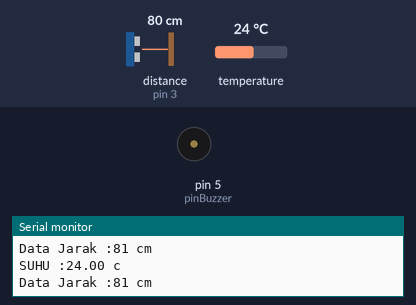
This sketch was run on a simulated Arduino Uno, built with avr-gcc and run on an emulated ATmega328P. Shown: buzzer (waves = sounding, pin HIGH), the last lines printed to the serial monitor. The inputs (shaded band) are chosen by the test bench; at power-on: temperature 24 °C, distance to the obstacle (sensor on pin 3) 80 cm. The echo pulse lasts 58.3 µs per cm.

Above: at 2.3 s.
2.4 s: temperature set to 29.5 °C
4.2 s: temperature set to 30.4 °C
At 5.0 s:
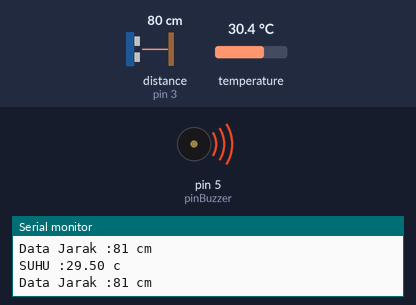
7.8 s: temperature set to 12 °C
At 8.6 s:
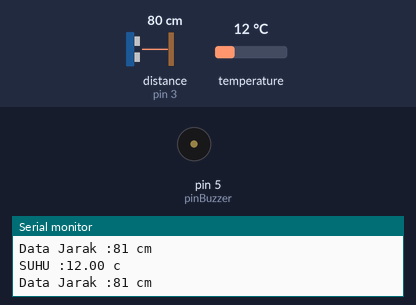
9.3 s: temperature set to 33 °C
At 11.2 s:
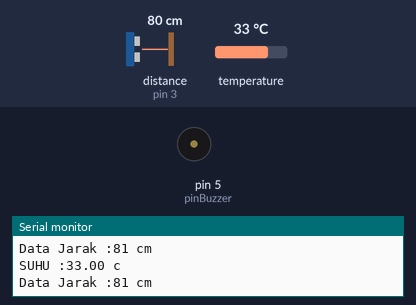
Timing chart, 0 to 13.9 s (numbered marks = the images above; inputs shaded):
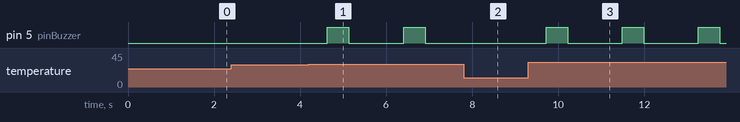

Measured:
- the behaviour switches between 29.9 and 30 °C on temperature (found by bisection; images 0 and 1)
- after the input at 4.2 s, pin 5 (pinBuzzer): alternates HIGH for 0.50 s and LOW for 1.3 s, starting after 0.44 s
- after the input at 7.8 s, pin 5 (pinBuzzer): stays LOW (without the input it goes to HIGH after 0.38 s)
- after the input at 9.3 s, pin 5 (pinBuzzer): alternates HIGH for 0.50 s and LOW for 1.3 s, starting after 0.42 s

The sketch:

6_SENSOR_ULTRASONIC.ino
```cpp
 //INISIALISASI
 #include <OneWire.h>
 #include <DallasTemperature.h>
 #include <NewPing.h>

 int sensorSuhu=2;
 OneWire oneWire(sensorSuhu);
 DallasTemperature sensors(&oneWire);
 int pinBuzzer=5;
 int triger=4;
 int echo=3;
 int batas=400;

 NewPing cm(triger,echo,batas);


void setup() {
  Serial.begin(9600);
  sensors.begin();
  pinMode(pinBuzzer,OUTPUT);
}

void loop() {

//BACA SENSOR
sensors.requestTemperatures();
float bacaSuhu=sensors.getTempCByIndex(0);
int bacaJarak=cm.ping_cm();
if(bacaSuhu >=30){
  digitalWrite(pinBuzzer,HIGH);
  delay(500);
  digitalWrite(pinBuzzer,LOW);
  delay(500);

}

//PRINT TO SERIAL
Serial.print("SUHU :");
Serial.print(bacaSuhu);
Serial.print(" c");
Serial.println();

Serial.print("Data Jarak :");
Serial.print(bacaJarak);
Serial.print(" cm");
Serial.println();
}
```
